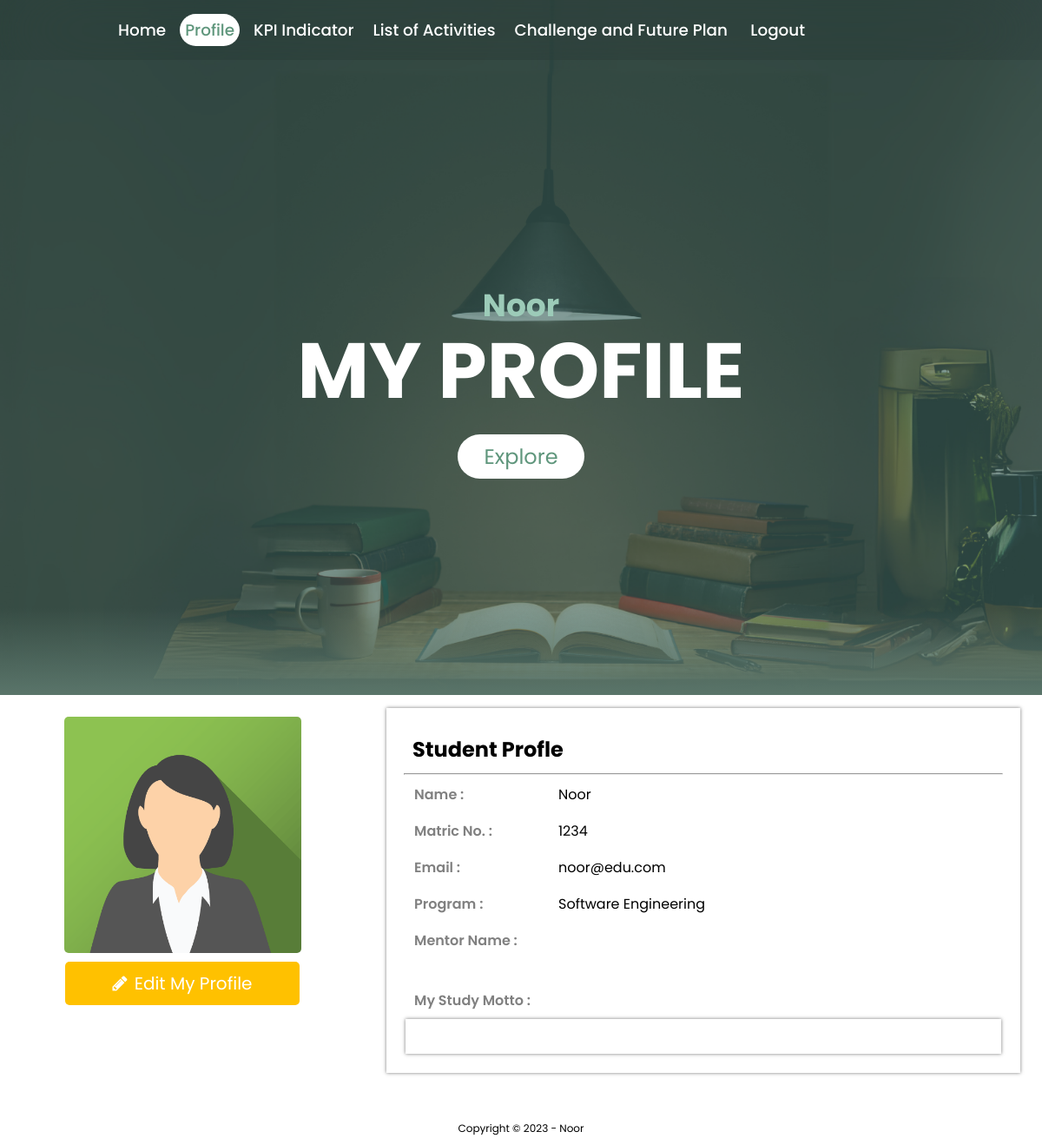
The app's page /profile.php (signed in) with its own data.
### tables this page shows
CREATE TABLE `profile` (
  `id` int(4) NOT NULL,
  `userID` int(11) DEFAULT NULL,
  `username` varchar(255) DEFAULT NULL,
  `program` varchar(50) DEFAULT NULL,
  `mentor` varchar(255) DEFAULT NULL,
  `motto` text DEFAULT NULL,
  `img_path` varchar(20) DEFAULT 'photo.png'
);

CREATE TABLE `user` (
  `userID` int(11) NOT NULL,
  `matricNo` varchar(20) NOT NULL,
  `userEmail` varchar(100) NOT NULL,
  `userPwd` varchar(255) NOT NULL,
  `userRoles` int(11) NOT NULL DEFAULT 2 COMMENT '1 - Admin, 2 - User',
  `registrationDate` date NOT NULL DEFAULT curdate()
);

### profile.php (the view, shortened to what this page needs)
<?php
include("config.php");
?>
<!DOCTYPE html>
<html>
<head>
    <link rel="stylesheet" href="css/style.css">
    <link rel="stylesheet" href="https://cdnjs.cloudflare.com/ajax/libs/font-awesome/4.7.0/css/font-awesome.min.css">
</head>
<body>
<section class="sec-1">
        <div class="header">
            <div class="menu">
                <?php
                    if(isset($_SESSION["UID"])){
                        include 'logged_menu.php';
                    }
                    else {
                        include 'menu.php';
                    }
                ?>
            </div>
            <?php
                $sql = "SELECT profile.username
                FROM profile
                WHERE profile.userID = ?";
                $stmt = mysqli_prepare($conn, $sql);
                mysqli_stmt_bind_param($stmt, "s", $_SESSION["UID"]);
                mysqli_stmt_execute($stmt);
                $result = mysqli_stmt_get_result($stmt);
                if (mysqli_num_rows($result) > 0) {
                    $row = mysqli_fetch_assoc($result);
                    $username = $row["username"];
                    echo '<h3 id="myName">' . $username . '</h3>';
                }
            ?>
            <h1 id="title">MY PROFILE</h1>
            <br>
            <br>
            <a href="#sec-2" class="scrollDown" id="exploreBtn">
                 Explore
            </a>
        </div>
    </section>
    <?php
    if(isset($_SESSION["UID"])){
        $sql = "SELECT user.*, profile.* FROM user
        INNER JOIN profile ON user.userID = profile.userID
        WHERE user.userID = '{$_SESSION["UID"]}'";
        $result = mysqli_query($conn, $sql);
        if (mysqli_num_rows($result) > 0) {
            $row = mysqli_fetch_assoc($result);
            $matricNo = $row["matricNo"];
            $userEmail = $row["userEmail"];
            $username = $row["username"];
            $program = $row["program"];
            $mentor = $row["mentor"];
            $profile = $row["img_path"];
        }
    ?>
    <section class="sec-2" id="sec-2">
        <div class="row">
            <div class="col-left">
                <?php
                if (!empty($profile)) {
                    echo '<img class="profileimg" src="profile/' . $profile . '">';
                }
                ?>
                <div style="text-align: center; padding-bottom:20px;">
                    <a href="profile_edit.php" id="edit"><i class="fa fa-pencil" aria-hidden="true"></i>Edit My Profile</a>
                </div>
            </div>
            <div class="col-right" >
                <div id="profile-card">
                    <div id="header-profile" style="margin: 10px;">
                        <h2>Student Profle</h3>
                    </div><hr>
                    <table width="100%" height="60px">
                        <tr>
                            <td width="164" id="heading">Name :</td>
                            <td><?=$username?></td>
                        </tr>
                        <tr>
                            <td width="164" id="heading">Matric No. :</td>
                            <td><?=$matricNo?></td>
                        </tr>
                        <tr>
                            <td width="164" id="heading">Email :</td>
                            <td><?=$userEmail?></td>
                        </tr>
                        <tr>
                            <td width="164" id="heading">Program :</td>
                            <td><?=$program?></td>
                        </tr>
                        <tr>
                            <td width="164" id="heading">Mentor Name :</td>
                            <td><?=$mentor?></td>
                        </tr>
                    </table>
                    <br>
                    <table width="100%">
                        <tr>
                            <td id="heading">My Study Motto :</td>
                        </tr>
                        <tr>
                            <td style="box-shadow: 0 0 4px 0px rgba(85, 85, 85, 0.8);">
                            </td>
                        </tr>
                    </table>
                </div>
        </div>
    </section>
    <?php
    } else {
        echo '<p>No user is currently signed in.</p>';
    }
    ?>
    <footer>
        <p>Copyright &#169; 2023 - Noor</p>
    </footer>
</body>
</html>

### css/style.css (style rules this page uses)
* { margin: 0; padding: 0; box-sizing: border-box; font-family: "Poppins", sans-serif; scroll-behavior: smooth; }
p { margin: 10px; }
.sec-1 { position: relative; width: 100%; height: 100vh; padding: 100px; display: flex; justify-content: center; align-items: center; overflow: hidden; background-image: url('../img/banner.png'); background-size: cover; background-position: center; color: #fff; text-align: center; }
.sec-1::before { content: ''; position: absolute; bottom: 0; width: 100%; height: 100px; background: linear-gradient(to top, #5a756a, transparent); z-index: 100; }
#title { position: absolute; top: 45%; left: 50%; transform: translate(-50%, 0%); color: #fff; white-space: nowrap; font-size: 7.5vw; z-index: 9; }
#myName { position: absolute; top: 35%; left: 50%; transform: translate(-50%, 80%); color: #9CCBB8; white-space: nowrap; font-size: 3vw; z-index: 9; }
#exploreBtn { text-decoration: none; display: inline-block; padding: 8px 30px; border-radius: 40px; background: #fff; color: #5F967C; font-size: 1.5em; z-index: 10; transform: translateY(100px); cursor: pointer; }
.scrollDown::before, .scrollDown::after { content: ''; position: absolute; top: 20%; left: 50%; height: 10px; width: 10px; transform: translate(-50%,-50%) ; }
.scrollDown::after { top: 30%; }
footer { margin-top: 40px; text-align: center; font-size: 12px; }
h1 { font-size: 65px; }
td { height: 40px; font-size: 16px; }
#profile-card td#heading { color: grey; font-weight: 600; }
#profile-card td { padding-left: 10px; }
.profileimg { width: 70%; height: auto; text-align: center; color: #fff; display: flex; align-items: center; justify-content: center; margin: 10px auto; justify-content: center; border-radius: 5px; }
div#profile-card { padding: 20px; margin: auto 10px; box-shadow: 0 0 4px 0px rgba(85, 85, 85, 0.8); }
a#edit { background-color: #ffc100; display: flex; justify-content: center; width: auto; text-decoration: none; text-align: right; margin: 10px 60px; padding: 10px 13px; font-size: 20px; line-height: 1.5; border-radius: 5px; color: #fff; background-color: #ffc100; border: 0; transition: 0.2s; cursor: pointer; }
a#edit i { line-height: 1.5; color: #fff; text-align: center; padding-right: 8px; }
.row { display: flex; flex-wrap: wrap; }
.row::after { content: ""; clear: both; display: block; }
.col-login, .col-left { text-align: center; flex: 30%; padding: 15px; }
.col-news, .col-right { flex: 60%; padding: 15px; }

### records on screen
profile: username "Noor", img_path (picture), userID.matricNo "1234", userID.userEmail "noor@edu.com", program "Software Engineering"
